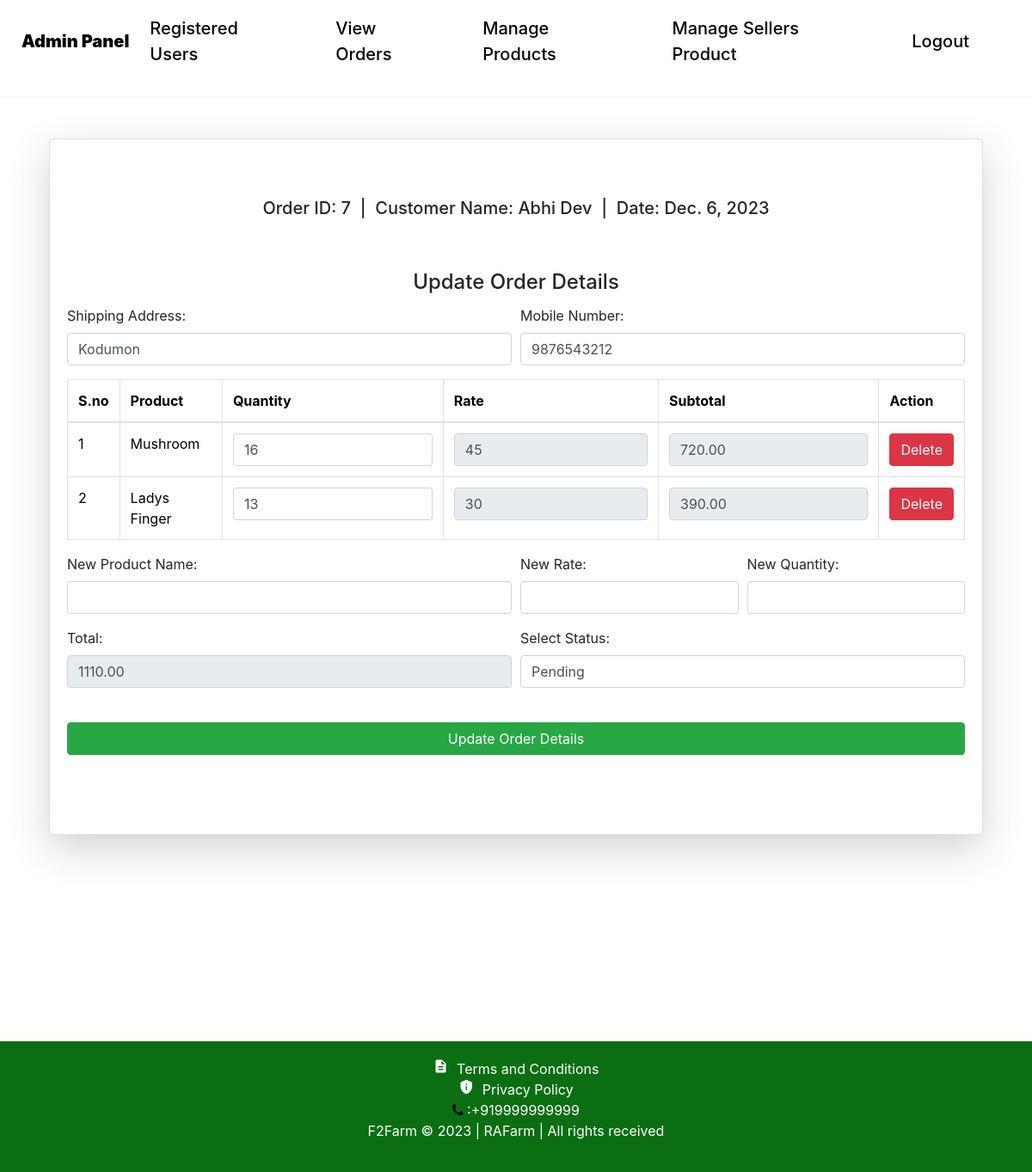
The page /update-order/7 (signed in) on the database its author committed.
### F2FarmApp/models.py (models this page shows, shortened)
class Orders(models.Model):
    STATUS =(
        ('Pending','Pending'),
        ('Order Confirmed','Order Confirmed'),
        ('Out for Delivery','Out for Delivery'),
        ('Delivered','Delivered'),
    )
    customer=models.ForeignKey('Customer', on_delete=models.CASCADE,null=True)
    email = models.CharField(max_length=50,null=True)
    address = models.CharField(max_length=500,null=True)
    mobile = models.CharField(max_length=20,null=True)
    order_date= models.DateField(auto_now_add=True,null=True)
    status=models.CharField(max_length=50,null=True,choices=STATUS)
    cart=models.ForeignKey(cart,on_delete=models.CASCADE,null=True)

class CartProduct(models.Model):
    cart = models.ForeignKey(cart, on_delete=models.CASCADE)
    product = models.ForeignKey(Product, on_delete=models.CASCADE)
    rate = models.PositiveIntegerField()
    quantity = models.PositiveIntegerField()
    subtotal = models.PositiveIntegerField()

class Product(models.Model):
    name=models.CharField(max_length=40)
    product_image= models.ImageField(upload_to='product_image/',null=True,blank=True)
    price = models.PositiveIntegerField()
    quantity = models.PositiveIntegerField(default=20)
    description=models.CharField(max_length=40)

### F2FarmApp/views.py (the view)
# urls.py: path('update-order/<int:pk>', views.update_order_view,name='update-order'),
@login_required(login_url='adminlogin')
def update_order_view(request, pk):
    order = models.Orders.objects.get(id=pk)
    cart_products = models.CartProduct.objects.filter(cart=order.cart)
    order_details = {
        'order_id': order.id,
        'customer_name': order.customer.get_name,
        'order_date': order.order_date,
    }
    initial_data = {
        'address': order.address,
        'mobile': order.mobile,
        'status': order.status,
        'total': order.cart.total,
    }
    if request.method == 'POST':
        order_form = forms.OrderForm(request.POST, instance=order)
        if order_form.is_valid():
            with transaction.atomic():  # Use atomic transaction to ensure consistency
                for cart_product in cart_products:
                    product_name_key = f'product_{cart_product.id}'
                    cart_product.product.name = request.POST.get(product_name_key, cart_product.product.name)
                    cart_product.rate = float(request.POST.get(f'rate_{cart_product.id}', 0))
                    cart_product.quantity = int(request.POST.get(f'quantity_{cart_product.id}', 0))
                    cart_product.subtotal = float(request.POST.get(f'subtotal_{cart_product.id}', 0))
                    cart_product.save()
                    if request.POST.get(f'delete_product_{cart_product.id}'):
                        cart_product.delete()
                if 'add_new_product' in request.POST:
                    new_product_name = request.POST.get('new_product_name')
                    new_rate = float(request.POST.get('new_rate', 0))
                    new_quantity = int(request.POST.get('new_quantity', 0))
                    new_subtotal = new_rate * new_quantity
                    new_cart_product = models.CartProduct.objects.create(
                        cart=order.cart,
                        product=models.Product.objects.create(name=new_product_name),
                        rate=new_rate,
                        quantity=new_quantity,
                        subtotal=new_subtotal,
                    )
                order.cart.total = calculate_updated_total(order)
                order.cart.save()
                order_form.save()
                return redirect('admin-view-booking')
    else:
        order_form = forms.OrderForm(instance=order, initial=initial_data)
    return render(request, 'ecom/update_order.html', {'orderForm': order_form, 'cart_products': cart_products, 'order_details': order_details})

### F2FarmApp/forms.py
class OrderForm(forms.ModelForm):
    class Meta:
        model = models.Orders
        fields = ['address', 'mobile', 'status']
    product = forms.ModelChoiceField(queryset=models.CartProduct.objects.all().values_list('product', flat=True).distinct(), required=False)
    rate = forms.IntegerField(required=False)
    quantity = forms.IntegerField(required=False)
    subtotal = forms.IntegerField(required=False)
    total = forms.IntegerField(required=False)

### F2FarmApp/models.py (called while the page is built)
    @property
    def get_name(self):
        return self.user.first_name+" "+self.user.last_name

### F2FarmApp/templates/ecom/update_order.html (shortened to what this page needs)
{% extends 'ecom/admin_base.html' %}
{% load widget_tweaks %}
{% block content %}
<head>
  <link href="//maxcdn.bootstrapcdn.com/bootstrap/4.1.1/css/bootstrap.min.css" rel="stylesheet" id="bootstrap-css">
</head>
<form method="post">
  <div class="container mt-5">
    <div class="row justify-content-center">
      <div class="col-md-15">
        <div class="card shadow-lg">
          <div class="card-body"><br><br>
            <h5 class="card-title text-center">
              Order ID: {{ order_details.order_id }} &nbsp;|&nbsp; Customer Name: {{ order_details.customer_name }} &nbsp;|&nbsp; Date: {{ order_details.order_date }}
          </h5>
          <br><br>
            <h4 class="card-title text-center">Update Order Details</h4>
            <div class="form-row">
              <div class="form-group col-md-6">
                <label for="address">Shipping Address:</label>
                {% render_field orderForm.address class="form-control" %}
              </div>
              <div class="form-group col-md-6">
                <label for="mobile">Mobile Number:</label>
                {% render_field orderForm.mobile class="form-control" %}
              </div>
            </div>
            <div class="form-row">
              <div class="col-md-12">
                <table class="table table-bordered" id="orderTable">
                  <thead>
                    <tr>
                      <th>S.no</th>
                      <th>Product</th>
                      <th>Quantity</th>
                      <th>Rate</th>
                      <th>Subtotal</th>
                      <th>Action</th>
                    </tr>
                  </thead>
                  <tbody>
                    {% for cart_product in cart_products %}
                      <tr>
                        <td>{{ forloop.counter }}</td>
                        <td>{{ cart_product.product.name }}</td>
                        <td>
                          <input type="number" name="quantity_{{ cart_product.id }}" class="form-control quantity-input" data-rate="{{ cart_product.rate }}" value="{{ cart_product.quantity }}">
                        </td>
                        <td>
                          <input type="number" name="rate_{{ cart_product.id }}" class="form-control rate-input" value="{{ cart_product.rate }}" readonly>
                        </td>
                        <td>
                          <input type="number" name="subtotal_{{ cart_product.id }}" class="form-control subtotal-input" value="{{ cart_product.subtotal }}" readonly>
                        </td>
                        <td>
                          <input type="submit" name="delete_product_{{ cart_product.id }}" value="Delete" class="btn btn-danger">
                        </td>
                      </tr>
                    {% endfor %}
                  </tbody>
                </table>
              </div>
            </div>
            <div class="form-row">
              <div class="form-group col-md-6">
                <label for="new_product_name">New Product Name:</label>
                <input type="text" name="new_product_name" class="form-control">
              </div>
              <div class="form-group col-md-3">
                <label for="new_rate">New Rate:</label>
                <input type="number" name="new_rate" class="form-control">
              </div>
              <div class="form-group col-md-3">
                <label for="new_quantity">New Quantity:</label>
                <input type="number" name="new_quantity" class="form-control">
              </div>
            </div>
            <div class="form-row">
              <div class="form-group col-md-6">
                <label for="total">Total:</label>
                <input type="text" name="{{ orderForm.total.name }}" value="{{ orderForm.total.value }}" class="form-control" id="id_total" readonly>
            </div>
              <div class="form-group col-md-6">
                <label for="status">Select Status:</label>
                {% render_field orderForm.status class="form-control" %}
              </div>
            </div><br>
            <button type="submit" class="btn btn-success btn-block">Update Order Details</button>
            <br><br><br>
          </div>
        </div>
      </div>
    </div>
  </div>
</form>
{% endblock content %}

### F2FarmApp/templates/ecom/admin_base.html (style rules this page uses)
body { background-color: #FFFFFF; margin: 0; padding: 0; box-sizing: border-box; }
body { margin: 0; padding: 0; }

### rows shown on the page
Orders: order_date "Dec. 6, 2023", address "Kodumon", mobile "9876543212", status "Pending"
CartProduct: product.name "Mushroom", quantity "16", rate "45", subtotal "720.00"
CartProduct: product.name "Ladys Finger", quantity "13", id "30", subtotal "390.00"

### other values the page prints
{{ order_details.order_id }} "7"
{{ order_details.customer_name }} "Abhi Dev"
